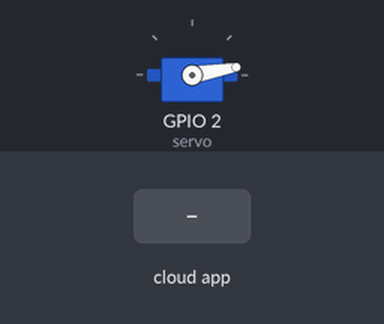
Recording of a sketch running on a simulated ESP8266 (NodeMCU). On the bench: servo. The inputs (shaded band) are chosen by the test bench. WiFi joins after 1.5 s; servers stay silent unless stated; network time is answered at once with the bench clock; the local clock reads 2024-03-15 10:24:30 at power-on unless the sketch sets it; no MQTT or app messages arrive unless stated; what the sketch prints to the serial monitor is not drawn.

Above: at 2.7 s.
2.8 s: the phone or cloud app sets petfeeder to ON
At 3.8 s:
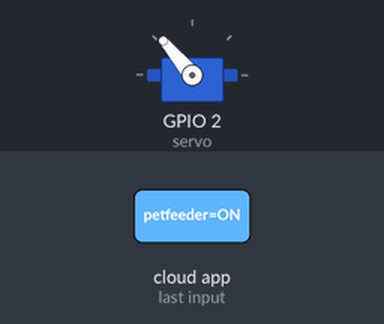
4.3 s: the phone or cloud app sets petfeeder to Morning
7.3 s: the phone or cloud app sets petfeeder to Afternoon
Timing chart, 0 to 10.3 s (numbered marks = the images above; inputs shaded):
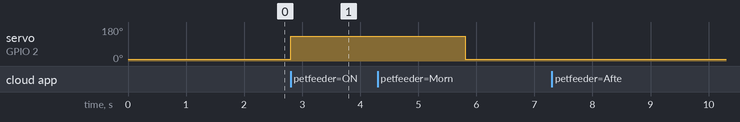

Measured:
- after the input at 2.8 s, servo on GPIO 2 (servo): 10° → 130° at once
- after the input at 7.3 s, every drawn part: stays the same

The sketch:

iotPetFeeder.ino
```cpp
// include all necessary libs

#include <ESP8266WiFi.h>
#include "Adafruit_MQTT.h"
#include "Adafruit_MQTT_Client.h"
#include <Servo.h>
#include <NTPClient.h>
#include <WiFiUdp.h>

#define AIO_SERVER "io.adafruit.com"
#define AIO_SERVERPORT 1883
#define AIO_USERNAME "your-user-name"
#define AIO_KEY "your-AIO-key"

#define WIFI_SSID "your-ssid"
#define WIFI_PASS "your-password"

// Time synchronization
WiFiUDP ntpUDP;
NTPClient timeClient(ntpUDP, "pool.ntp.org", 19800, 60000);

WiFiClient client;
Servo servo;

Adafruit_MQTT_Client mqtt(&client, AIO_SERVER, AIO_SERVERPORT, AIO_USERNAME, AIO_KEY);
Adafruit_MQTT_Subscribe PetFeeder = Adafruit_MQTT_Subscribe(&mqtt, AIO_USERNAME "/feeds/petfeeder");

// Servo setup
const int servoRestPosition = 10;    // Starting position
const int servoTargetPosition = 130; // Position when event is detected*/

// Time and feeding variables
int hh, mm, ss;
int feed_hour = 0;
int feed_minute = 0;
boolean feed = true; // condition for alarm

void setup()
{
    // Serial communication for debugging
    Serial.begin(115200);

    // Start time client
    timeClient.begin();

    // Attach servo and set initial position
    servo.attach(2);
    servo.write(servoRestPosition);

    // Connect to WiFi
    Serial.print("\n\nConnecting Wifi... "); // Connect to WiFi
    WiFi.begin(WIFI_SSID, WIFI_PASS);
    while (WiFi.status() != WL_CONNECTED)
    {
        Serial.print(".");
    }

    Serial.println("");
    Serial.println("WiFi Connected");
    // Serial.println("IP address");
    // Serial.println(WiFi.localIP());
    // Subscribe to the Pet Feeder feed
    mqtt.subscribe(&PetFeeder);
}

void loop()
{
    // Ensure MQTT connection
    MQTT_connect();

    // Update time
    timeClient.update();
    hh = timeClient.getHours();
    mm = timeClient.getMinutes();
    ss = timeClient.getSeconds();
    Serial.print("Time:");

    if (hh > 12)
    {
        hh = hh - 12;
        Serial.print(hh);
        Serial.print(":");
        Serial.print(mm);
        Serial.print(":");
        Serial.print(ss);
        Serial.println(" PM ");
    }

    else
    {
        Serial.print(hh);
        Serial.print(":");
        Serial.print(mm);
        Serial.print(":");
        Serial.print(ss);
        Serial.println(" AM ");
    }

    Serial.print("Feed Time: ");
    Serial.print(feed_hour);
    Serial.print(":");
    Serial.print(feed_minute);

    Adafruit_MQTT_Subscribe *subscription;

    while ((subscription = mqtt.readSubscription(5000)))
    {
        if (subscription == &PetFeeder)
        { // Print the new value to the serial monitor
            Serial.println((char *) PetFeeder.lastread);
            if (!strcmp((char *) PetFeeder.lastread, "ON"))
            {
                open_pet_feeder_gate();
                delay(3000);
                close_pet_feeder_gate();
            }
            if (!strcmp((char *) PetFeeder.lastread, "Morning"))
            {
                feed_hour = 10;
                feed_minute = 30;
            }
            if (!strcmp((char *) PetFeeder.lastread, "Afternoon"))
            {
                feed_hour = 1;
                feed_minute = 30;
            }

            if (!strcmp((char *) PetFeeder.lastread, "Evening"))
            {
                feed_hour = 6;
                feed_minute = 30;
            }
        }
    }

    if (hh == feed_hour && mm == feed_minute && feed == true)
    {
        open_pet_feeder_gate();
        delay(3000);
        close_pet_feeder_gate();
        feed = false;
    }
}

void open_pet_feeder_gate()
{
    servo.write(servoTargetPosition);
}

void close_pet_feeder_gate()
{
    servo.write(servoRestPosition);
}

void MQTT_connect()
{
    int8_t ret;

    // stop if already connected
    if (mqtt.connected())
    {
        return;
    }

    Serial.println("Connecting to MQTT....");

    uint8_t retries = 3;
    while ((ret = mqtt.connect()) != 0)
    { // connect will return 0 for connected
        Serial.println(mqtt.connectErrorString(ret));
        Serial.println("Retrying MQTT Connection in 5 sec....");
        mqtt.disconnect();
        delay(5000);
        retries--;
        if (retries == 0)
        {
            // basically die and wait for WDT to reset manually
            while (1)
                ;
        }
    }

    Serial.println("MQTT Connected!!");
}
```
